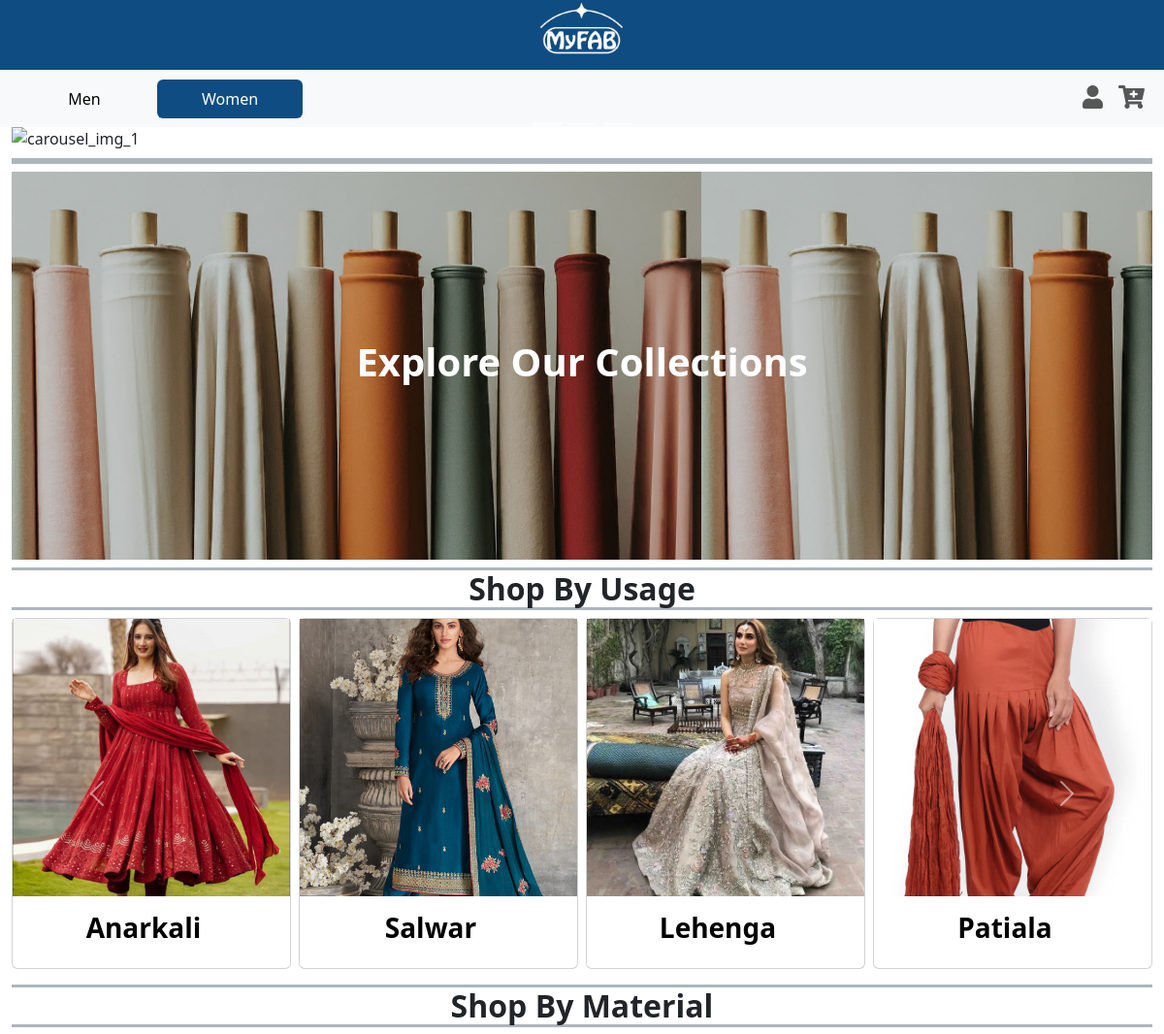
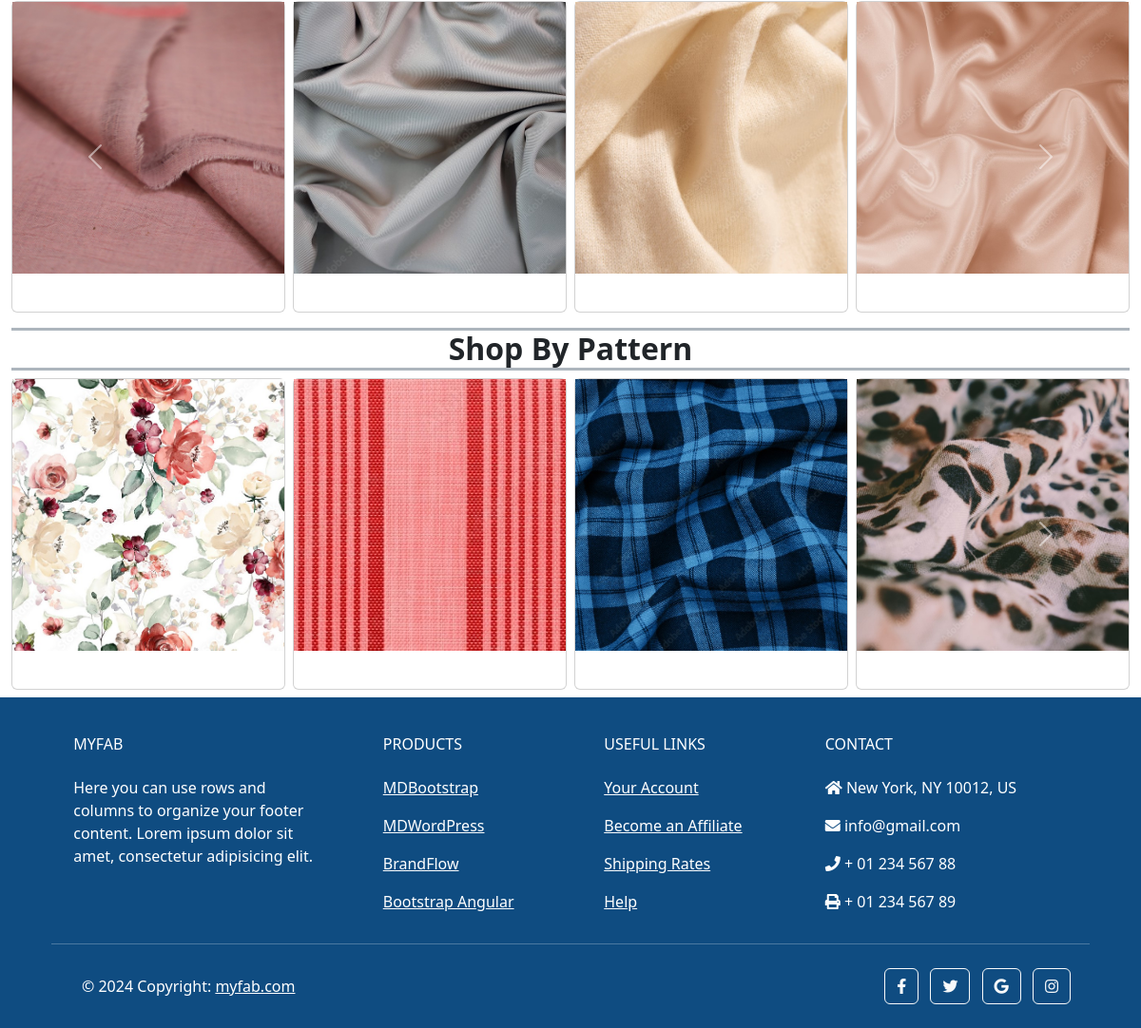
/main/women/, run on the app's committed database (2 pictures, top to bottom).
### main/models.py (models this page shows, shortened)
class Usage(models.Model):
    GENDER_CHOICES = [
        ('M', 'male'),
        ('F', 'female'),
    ]
    name = models.CharField(max_length=100, null=False, unique=True)
    image = models.ImageField(upload_to='images/usages', null=True, blank=True)
    gender = models.CharField(max_length=10, null=True, choices=GENDER_CHOICES)
    measurements = models.ManyToManyField(Measurement)

class Category(models.Model):
    name = models.CharField(max_length=100, unique=True)

class CategoryChoice(models.Model):
    category = models.ForeignKey(Category, on_delete=models.CASCADE)
    name = models.CharField(max_length=100, unique=True)
    image = models.ImageField(upload_to='images/category_choices', null=True, blank=True)

### main/views.py (the view)
# urls.py: path('main/women/', HomeWomen.as_view(), name = 'home_women'),
class HomeWomen(View):
    def get(self, request):
        usages = Usage.objects.filter(gender='F')  # Filter usages with female gender
        usage_list = list(usages)
        categories_with_img = Category.objects.filter(categorychoice__image__isnull=False).distinct()
        categories_filtered = categories_with_img.exclude(name='gender') # to remove gender which is not filtered out
        choices_with_img = CategoryChoice.objects.filter(image__isnull=False)
        choices_filtered = choices_with_img.exclude(name = 'male') # to remove male which is not filtered out
        dict = {}
        for category in categories_filtered:
            choices = choices_filtered.filter(category = category)
            dict[category.name] = choices
        context = {'usages': usage_list,
                   'categories_filtered': categories_filtered,
                   'choices_filtered': choices_filtered,
                   'dict': dict
                   }
        return render(request, 'home_women.html', context)

### main/templatetags/custom_filters.py (called while the page is built)
@register.filter
def filter_choices_by_category(choices_list, category):
    return choices_list.filter(category=category)

### templates/home_women.html (shortened to what this page needs)
{% extends 'base.html' %}
{% load static %}
{% load custom_filters %}
{% block content %}
    <nav class="navbar navbar-expand-lg bg-body-tertiary">
        <div class="container-fluid">
        <div class="collapse navbar-collapse" id="navbarSupportedContent">
            <ul class="navbar-nav d-flex align-items-center me-auto mb-2 mb-lg-0">
                <li class="nav-item">
                    <button class="nav-link active btn btn-link" style="min-width: 150px;" aria-current="page">
                        <a class="text-black text-decoration-none" href="/main/">Men</a>
                    </button>
                </li>
                <li class="nav-item">
                    <button class="nav-link btn btn-link" style="min-width: 150px; background-color: #0F4C81;" aria-current="page">
                        <a class="text-white text-decoration-none" href="#">Women</a>
                    </button>
                </li>
            </ul>
            <ul class="navbar-nav d-flex flex-row justify-content-center  ms-auto mb-2 mb-lg-0">
                <li class="nav-item ms-3 ms-lg-0">
                    <a class="nav-link" href="/accounts/login/"><i style="font-size:24px" class="fa">&#xf007;</i></a>
                </li>
                <li class="nav-item ms-3 ms-lg-0">
                    <a class="nav-link" href="#"><i style='font-size:24px' class='fas'>&#xf217;</i></a>
                </li>
            </ul>
        </div>
        </div>
    </nav>
    {% include "carousel_home_page.html" %}
    <div class="container-fluid text-center">
      <h5 class="border-bottom border-top border-3 border-dark-subtle fw-bold fs-2 fs-lg-5 mt-2"></h5>
    </div>
    <a class="text-decoration-none" href="/main/products/?choice=female">
      <div class="container-wrapper" style="margin-right: 12px; margin-left: 12px;">
        <div class="container-fluid d-flex justify-content-center align-items-center text-center" style="background-image: url('/static/images/new_arrivals_1.jpg'); background-size: contain; height: 50vh;">
            <h1 class="fw-bold text-white">Explore Our Collections</h1>
        </div>
    </div>
    </a>
  <section class="py-0 mb-2">
    <div class="container-fluid">
        <div class="row h-100">
            <div class="container text-center">
                <h5 class="border-bottom border-top border-3 border-dark-subtle fw-bold fs-2 fs-lg-5 mt-2">Shop By Usage</h5>
            </div>
            <div class="col-12">
              <div class="carousel slide" id="shopbyusage" data-bs-touch="false" data-bs-interval="false">
                <div class="carousel-inner">
                    {% for usage in usages %}
                        {% if forloop.first %}
                            <div class="carousel-item active">
                                <div class="row h-100 align-items-center g-2">
                        {% endif %}
                                    <div class="col-sm-6 col-md-3 mb-3 mb-md-0 h-100">
                                        <div class="card card-span h-100 text-white">
                                            <img class="img-fluid h-100" src="{{ usage.image.url }}" alt="{{ usage.name }} Image" />
                                            <div class="card-img-overlay ps-0"> </div>
                                            <div class="card-body ps-0 bg-200">
                                                <h3 class="fw-bold text-center text-black text-truncate">{{ usage.name|title }}</h3>
                                            </div>
                                        </div>
                                    </div>
                        {% if forloop.last %}
                                </div>
                            </div>
                        {% elif forloop.counter|divisibleby:4 %}
                            </div>
                        </div>
                        {% endif %}
                    {% endfor %}
                </div>
                <button class="carousel-control-prev" type="button" data-bs-target="#shopbyusage" data-bs-slide="prev">
                    <span class="carousel-control-prev-icon" aria-hidden="true"></span>
                </button>
                <button class="carousel-control-next" type="button" data-bs-target="#shopbyusage" data-bs-slide="next">
                    <span class="carousel-control-next-icon" aria-hidden="true"></span>
                </button>
              </div>
            </div>
        </div>
    </div>
</section>
{% for category in categories_filtered %}
    {% with choices_per_category=choices_filtered|filter_choices_by_category:category %}
      <section class="py-0 mb-2">
        <div class="container-fluid">
            <div class="row h-100">
                <div class="container text-center">
                    <h5 class="border-bottom border-top border-3 border-dark-subtle fw-bold fs-2 fs-lg-5 mt-2">Shop By {{category.name|title}}</h5>
                </div>
                <div class="col-12">
                  <div class="carousel slide" id="{{category.name}}" data-bs-touch="false" data-bs-interval="false">
                    <div class="carousel-inner">
                          {% for choice in choices_per_category %}
                            {% if forloop.first %}
                                <div class="carousel-item active">
                                    <div class="row h-100 align-items-center g-2">
                            {% endif %}
                                        <div class="col-sm-6 col-md-3 mb-3 mb-md-0 h-100">
                                            <div class="card card-span h-100 text-white">
                                                <img class="img-fluid h-100" src="{{ choice.image.url }}" alt="{{ choice.name }} Image" />
                                                <div class="card-img-overlay ps-0"> </div>
                                                <div class="card-body ps-0 bg-200">
                                                </div>
                                            </div>
                                        </div>
                            {% if forloop.last %}
                                    </div>
                                </div>
                            {% elif forloop.counter|divisibleby:4 %}
                                </div>
                            </div>
                            {% endif %}
                          {% endfor %}
                    </div>
                    <button class="carousel-control-prev" type="button" data-bs-target="#{{category.name}}" data-bs-slide="prev">
                        <span class="carousel-control-prev-icon" aria-hidden="true"></span>
                    </button>
                    <button class="carousel-control-next" type="button" data-bs-target="#{{category.name}}" data-bs-slide="next">
                        <span class="carousel-control-next-icon" aria-hidden="true"></span>
                    </button>
                  </div>
                </div>
            </div>
        </div>
      </section>
    {% endwith %}
{% endfor %}
{% endblock %}

### data on the page
Usage: image (picture), name "Anarkali"
Usage: image (picture), name "Salwar"
Usage: image (picture), name "Lehenga"
Usage: image (picture), name "Patiala"
Category: name "Material"
CategoryChoice: image (picture)
CategoryChoice: image (picture)
CategoryChoice: image (picture)
CategoryChoice: image (picture)
Category: name "Pattern"
CategoryChoice: image (picture)
CategoryChoice: image (picture)
CategoryChoice: image (picture)
CategoryChoice: image (picture)
